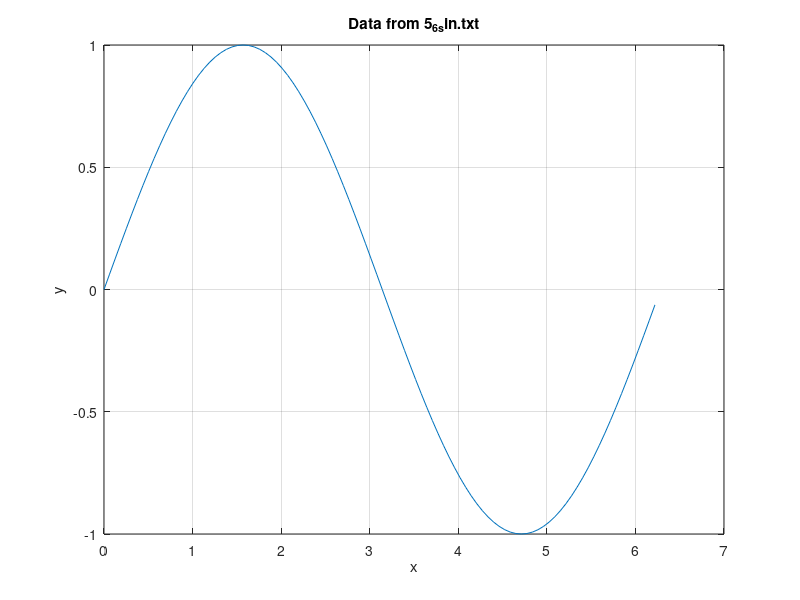

Reproduce this figure in MATLAB.
data=load("5_6_sin.txt");
x = data(:, 1);    % 第一列
y = data(:, 2);    % 第二列

plot(x, y);
xlabel('x');
ylabel('y');
title('Data from 5_6_sin.txt');
grid on;
